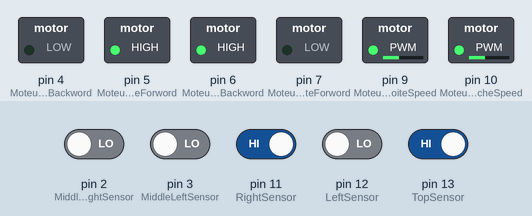
Simulated run of this sketch. Board: Arduino Uno, built with avr-gcc and run on an emulated ATmega328P. Shown: switched loads named in the sketch (green lamp = pin HIGH). The test bench sets the inputs (shaded band); at power-on: pin 11 (RightSensor), pin 13 (TopSensor) HIGH, pin 2 (MiddleRightSensor), pin 3 (MiddleLeftSensor), pin 12 (LeftSensor) LOW. What the sketch prints to the serial monitor is not drawn.

Above: at 1.2 s.
1.3 s: pin 3 (MiddleLeftSensor) driven HIGH
At 1.8 s:
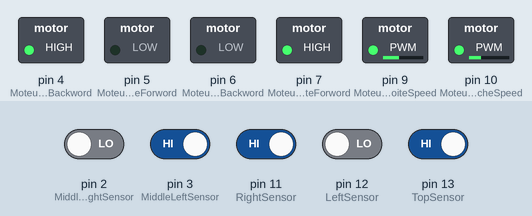
2.8 s: pin 2 (MiddleRightSensor) driven HIGH
At 4.0 s:
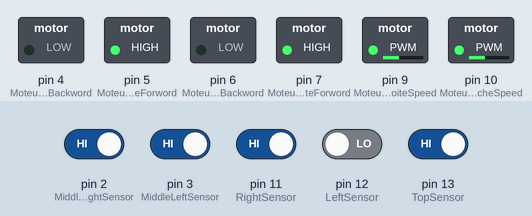
4.3 s: pin 13 (TopSensor) driven LOW
At 5.3 s:
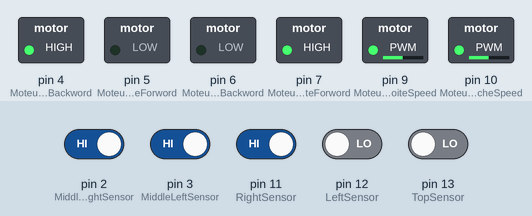
5.8 s: pin 13 (TopSensor) driven HIGH
At 6.4 s:
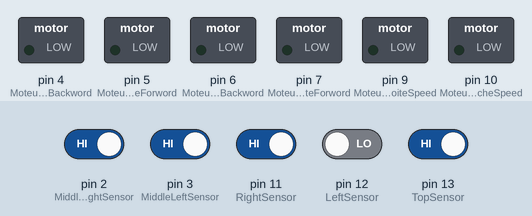
Timing chart, 0 to 8.3 s (numbered marks = the images above; inputs shaded):
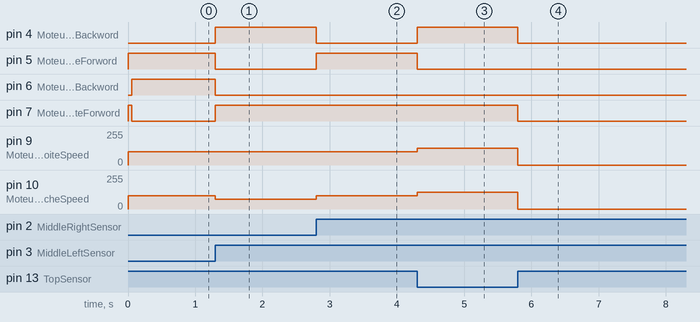

Measured:
- after the input at 1.3 s, pin 4 (MoteurGaucheBackword), pin 7 (MoteurDroiteForword): LOW → HIGH at once; pin 5 (MoteurGaucheForword), pin 6 (MoteurDroiteBackword): HIGH → LOW at once; pin 10 (MoteurGaucheSpeed): 100/255 → 75/255 at once
- after the input at 2.8 s, pin 4 (MoteurGaucheBackword): HIGH → LOW at once; pin 5 (MoteurGaucheForword): LOW → HIGH at once; pin 10 (MoteurGaucheSpeed): 75/255 → 100/255 at once
- after the input at 4.3 s, pin 4 (MoteurGaucheBackword): LOW → HIGH at once; pin 5 (MoteurGaucheForword): HIGH → LOW at once; pin 9 (MoteurDroiteSpeed), pin 10 (MoteurGaucheSpeed): 100/255 → 125/255 at once
- after the input at 5.8 s, pin 4 (MoteurGaucheBackword), pin 7 (MoteurDroiteForword): HIGH → LOW at once; pin 9 (MoteurDroiteSpeed), pin 10 (MoteurGaucheSpeed): 125/255 → 0/255 at once

The sketch:

main.ino
```cpp
// Black Line Follower
const int TopSensor = 13; //Right sensor
const int LeftSensor = 12; //left Sensor
const int RightSensor = 11; //Right Sensor
const int MiddleRightSensor = 2; //Middle Right Sensor
const int MiddleLeftSensor = 3; //Middle Left Sensor
//Moteur Droite
const int MoteurDroiteForword = 7;
const int MoteurDroiteBackword = 6;
const int MoteurDroiteSpeed = 9;
//Moteur Gauche
const int MoteurGaucheForword = 5;
const int MoteurGaucheBackword = 4;
const int MoteurGaucheSpeed = 10;
//VARIABLES
int start = millis();
int i=0;
typedef enum
{
  ROBOT_Etat0,
  ROBOT_ModeSuiveur,
  ROBOT_STOP,
  ROBOT_TurnLeft,
  ROBOT_RouteSemiReduite,
  ROBOT_RouteAutonome,
  ROBOT_LadderMode,
  ROBOT_Cercles,
} Robot_States;
Robot_States ROBOT_CurrentState_en = ROBOT_Etat0;

void setup() {
  // put your setup code here, to run once:
  TCCR0B = TCCR0B & B11111000 | B00000010;
  //Sensors
  pinMode(TopSensor, INPUT);
  pinMode(LeftSensor, INPUT);
  pinMode(RightSensor, INPUT);
  pinMode(MiddleRightSensor, INPUT);
  pinMode(MiddleLeftSensor, INPUT);
  //Motors
  pinMode(MoteurDroiteForword, OUTPUT);
  pinMode(MoteurDroiteBackword, OUTPUT);
  pinMode(MoteurDroiteSpeed, OUTPUT);
  pinMode(MoteurGaucheForword, OUTPUT);
  pinMode(MoteurGaucheBackword, OUTPUT);
  pinMode(MoteurGaucheSpeed, OUTPUT);
  Serial.begin(9600);
}

void loop() {
  switch (ROBOT_CurrentState_en)
  {
    case ROBOT_Etat0:
      {
        GoForward();

        Serial.print(millis()-start);
        printf(i);
        if (millis() - start > 400)
          ROBOT_CurrentState_en = ROBOT_ModeSuiveur ;
      } break;

    case ROBOT_ModeSuiveur:
      {
        LineFollower();
        if (digitalRead(TopSensor) == LOW)
        {i++;
          ROBOT_CurrentState_en = ROBOT_TurnLeft;
        }

      } break;

    case ROBOT_TurnLeft:
      {
        TurnLeftBel9wy();
        if (digitalRead(TopSensor) == HIGH)
          ROBOT_CurrentState_en = ROBOT_STOP;
      } break;
    case ROBOT_STOP:
    {
      STOP();
    }break;
Default:
      {
      }
  }
}
// sensor function

//FONCTIONS MOTEURS

void GoForward()
{
  //Controlling speed (0 = off and 255 = max speed):
  analogWrite(MoteurDroiteSpeed, 100); //ENA pin
  analogWrite(MoteurGaucheSpeed, 100); //ENB pin
  //Controlling spin direction of motors:
  digitalWrite(MoteurDroiteForword, HIGH);
  digitalWrite(MoteurDroiteBackword, LOW);
  digitalWrite(MoteurGaucheForword, HIGH);
  digitalWrite(MoteurGaucheBackword, LOW);
}
void SlightlyTurnLeft()
{
  //Controlling speed (0 = off and 255 = max speed):
  analogWrite(MoteurDroiteSpeed, 100); //ENA pin
  analogWrite(MoteurGaucheSpeed, 75); //ENB pin
  //Controlling spin direction of motors:
  digitalWrite(MoteurDroiteForword, HIGH);
  digitalWrite(MoteurDroiteBackword, LOW);
  digitalWrite(MoteurGaucheForword, LOW);
  digitalWrite(MoteurGaucheBackword, HIGH);
}
void TurnLeft() {
  //Controlling speed (0 = off and 255 = max speed):
  analogWrite(MoteurDroiteSpeed, 100); //ENA pin
  analogWrite(MoteurGaucheSpeed, 100); //ENB pin
  //Controlling spin direction of motors:
  digitalWrite(MoteurDroiteForword, HIGH);
  digitalWrite(MoteurDroiteBackword, LOW);
  digitalWrite(MoteurGaucheForword, LOW);
  digitalWrite(MoteurGaucheBackword, HIGH);
}
void TurnLeftBel9wy() {
  //Controlling speed (0 = off and 255 = max speed):
  analogWrite(MoteurDroiteSpeed, 125); //ENA pin
  analogWrite(MoteurGaucheSpeed, 125); //ENB pin
  //Controlling spin direction of motors:
  digitalWrite(MoteurDroiteForword, HIGH);
  digitalWrite(MoteurDroiteBackword, LOW);
  digitalWrite(MoteurGaucheForword, LOW);
  digitalWrite(MoteurGaucheBackword, HIGH);
}
void SlightlyTurnRight()
{
  //Controlling speed (0 = off and 255 = max speed):
  analogWrite(MoteurDroiteSpeed, 75); //ENA pin
  analogWrite(MoteurGaucheSpeed, 100); //ENB pin
  //Controlling spin direction of motors:
  digitalWrite(MoteurDroiteForword, LOW);
  digitalWrite(MoteurDroiteBackword, HIGH);
  digitalWrite(MoteurGaucheForword, HIGH);
  digitalWrite(MoteurGaucheBackword, LOW);
}
void TurnRight()
{
  //Controlling speed (0 = off and 255 = max speed):
  analogWrite(MoteurDroiteSpeed, 100); //ENA pin
  analogWrite(MoteurGaucheSpeed, 100); //ENB pin
  //Controlling spin direction of motors:
  digitalWrite(MoteurDroiteForword, LOW);
  digitalWrite(MoteurDroiteBackword, HIGH);
  digitalWrite(MoteurGaucheForword, HIGH);
  digitalWrite(MoteurGaucheBackword, LOW);
}
void GoBackward()
{
  //Controlling speed (0 = off and 255 = max speed):
  analogWrite(MoteurDroiteSpeed, 80); //ENA pin
  analogWrite(MoteurGaucheSpeed, 80); //ENB pin
  //Controlling spin direction of motors:
  digitalWrite(MoteurDroiteForword, LOW);
  digitalWrite(MoteurDroiteBackword, HIGH);
  digitalWrite(MoteurGaucheForword, LOW);
  digitalWrite(MoteurGaucheBackword, HIGH);
}
void STOP()
{
  //Controlling speed (0 = off and 255 = max speed):
  analogWrite(MoteurDroiteSpeed, 0); //ENA pin
  analogWrite(MoteurGaucheSpeed, 0); //ENB pin
  //Controlling spin direction of motors:
  digitalWrite(MoteurDroiteForword, LOW);
  digitalWrite(MoteurDroiteBackword, LOW);
  digitalWrite(MoteurGaucheForword, LOW);
  digitalWrite(MoteurGaucheBackword, LOW);
}
void LineFollower()
{ if (digitalRead(TopSensor) == HIGH && digitalRead(MiddleRightSensor) == HIGH &&
      digitalRead(MiddleLeftSensor) == HIGH )
  {
    GoForward();
  }
  else if (digitalRead(LeftSensor) == HIGH && digitalRead(RightSensor) == LOW) {
    TurnLeft();
  }
  else if (digitalRead(MiddleRightSensor) == LOW && digitalRead(MiddleLeftSensor) == HIGH )
  {
    SlightlyTurnLeft();
  }
  else if (digitalRead(MiddleRightSensor) == HIGH && digitalRead(MiddleLeftSensor) == LOW )
  {
    SlightlyTurnRight();
  }
  else if (digitalRead(LeftSensor) == LOW && digitalRead(RightSensor) == HIGH) {
    TurnRight();
  }
  else if (digitalRead(MiddleRightSensor) == LOW && digitalRead(MiddleLeftSensor) == LOW )
  {
    STOP();
  }
}
```
